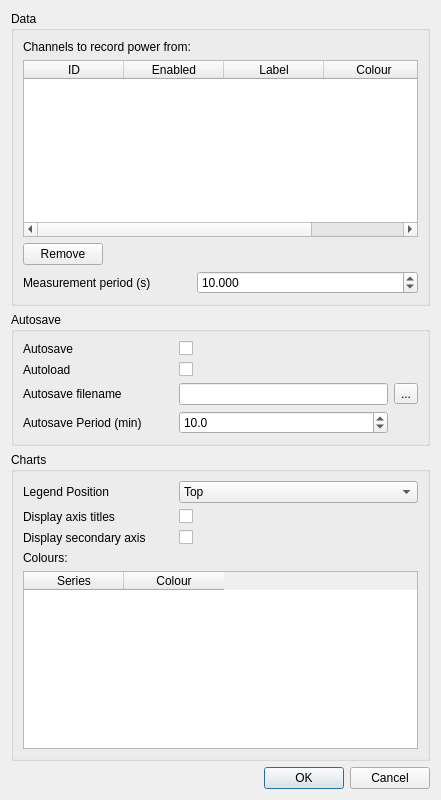
<?xml version="1.0" encoding="UTF-8"?>
<ui version="4.0">
 <class>SIDSettingsDialog</class>
 <widget class="QDialog" name="SIDSettingsDialog">
  <property name="geometry">
   <rect>
    <x>0</x>
    <y>0</y>
    <width>441</width>
    <height>800</height>
   </rect>
  </property>
  <property name="font">
   <font>
    <family>Liberation Sans</family>
    <pointsize>9</pointsize>
   </font>
  </property>
  <property name="windowTitle">
   <string>SID Settings</string>
  </property>
  <layout class="QVBoxLayout" name="verticalLayout">
   <item>
    <widget class="QGroupBox" name="groupBox">
     <property name="title">
      <string>Data</string>
     </property>
     <layout class="QFormLayout" name="formLayout_2">
      <item row="0" column="0">
       <widget class="QLabel" name="channelsLabel">
        <property name="text">
         <string>Channels to record power from:</string>
        </property>
       </widget>
      </item>
      <item row="1" column="0" colspan="2">
       <widget class="QTableWidget" name="channels">
        <property name="selectionMode">
         <enum>QAbstractItemView::MultiSelection</enum>
        </property>
        <property name="selectionBehavior">
         <enum>QAbstractItemView::SelectRows</enum>
        </property>
        <attribute name="verticalHeaderStretchLastSection">
         <bool>true</bool>
        </attribute>
        <column>
         <property name="text">
          <string>ID</string>
         </property>
        </column>
        <column>
         <property name="text">
          <string>Enabled</string>
         </property>
        </column>
        <column>
         <property name="text">
          <string>Label</string>
         </property>
        </column>
        <column>
         <property name="text">
          <string>Colour</string>
         </property>
        </column>
       </widget>
      </item>
      <item row="3" column="0">
       <widget class="QLabel" name="periodLabel">
        <property name="minimumSize">
         <size>
          <width>150</width>
          <height>0</height>
         </size>
        </property>
        <property name="text">
         <string>Measurement period (s)</string>
        </property>
       </widget>
      </item>
      <item row="3" column="1">
       <widget class="QDoubleSpinBox" name="period">
        <property name="toolTip">
         <string>Specifies the time period in seconds between each power measurement</string>
        </property>
        <property name="decimals">
         <number>3</number>
        </property>
        <property name="minimum">
         <double>0.001000000000000</double>
        </property>
        <property name="maximum">
         <double>100000.000000000000000</double>
        </property>
        <property name="value">
         <double>10.000000000000000</double>
        </property>
       </widget>
      </item>
      <item row="2" column="0">
       <widget class="QPushButton" name="remove">
        <property name="statusTip">
         <string>Remove selected channels and data</string>
        </property>
        <property name="text">
         <string>Remove</string>
        </property>
       </widget>
      </item>
     </layout>
    </widget>
   </item>
   <item>
    <widget class="QGroupBox" name="autosaveGroup">
     <property name="title">
      <string>Autosave</string>
     </property>
     <layout class="QGridLayout" name="gridLayout_2">
      <item row="4" column="0">
       <widget class="QLabel" name="autosavePeriodLabel">
        <property name="text">
         <string>Autosave Period (min)</string>
        </property>
       </widget>
      </item>
      <item row="0" column="1">
       <widget class="QCheckBox" name="autosave">
        <property name="text">
         <string/>
        </property>
       </widget>
      </item>
      <item row="1" column="0">
       <widget class="QLabel" name="autoloadLabel">
        <property name="text">
         <string>Autoload</string>
        </property>
       </widget>
      </item>
      <item row="2" column="0">
       <widget class="QLabel" name="filenameLabel">
        <property name="text">
         <string>Autosave filename</string>
        </property>
       </widget>
      </item>
      <item row="2" column="1">
       <widget class="QLineEdit" name="filename"/>
      </item>
      <item row="0" column="0">
       <widget class="QLabel" name="autosaveLabel">
        <property name="minimumSize">
         <size>
          <width>150</width>
          <height>0</height>
         </size>
        </property>
        <property name="text">
         <string>Autosave</string>
        </property>
       </widget>
      </item>
      <item row="4" column="1">
       <widget class="QDoubleSpinBox" name="autosavePeriod">
        <property name="decimals">
         <number>1</number>
        </property>
        <property name="minimum">
         <double>0.100000000000000</double>
        </property>
        <property name="maximum">
         <double>1000.000000000000000</double>
        </property>
        <property name="value">
         <double>10.000000000000000</double>
        </property>
       </widget>
      </item>
      <item row="1" column="1">
       <widget class="QCheckBox" name="autoload">
        <property name="toolTip">
         <string>Automatically load last autosave data</string>
        </property>
        <property name="text">
         <string/>
        </property>
       </widget>
      </item>
      <item row="2" column="2">
       <widget class="QToolButton" name="browse">
        <property name="text">
         <string>...</string>
        </property>
       </widget>
      </item>
     </layout>
    </widget>
   </item>
   <item>
    <widget class="QGroupBox" name="chartsGroup">
     <property name="title">
      <string>Charts</string>
     </property>
     <layout class="QFormLayout" name="formLayout">
      <item row="0" column="0">
       <widget class="QLabel" name="legendAlignmentLabel">
        <property name="minimumSize">
         <size>
          <width>150</width>
          <height>0</height>
         </size>
        </property>
        <property name="text">
         <string>Legend Position</string>
        </property>
       </widget>
      </item>
      <item row="0" column="1">
       <widget class="QComboBox" name="legendAlignment">
        <property name="toolTip">
         <string>Position of legend</string>
        </property>
        <item>
         <property name="text">
          <string>Top</string>
         </property>
        </item>
        <item>
         <property name="text">
          <string>Right</string>
         </property>
        </item>
        <item>
         <property name="text">
          <string>Bottom</string>
         </property>
        </item>
        <item>
         <property name="text">
          <string>Left</string>
         </property>
        </item>
       </widget>
      </item>
      <item row="1" column="0">
       <widget class="QLabel" name="displayAxisTitlesLabel">
        <property name="text">
         <string>Display axis titles</string>
        </property>
       </widget>
      </item>
      <item row="1" column="1">
       <widget class="QCheckBox" name="displayAxisTitles">
        <property name="text">
         <string/>
        </property>
       </widget>
      </item>
      <item row="2" column="0">
       <widget class="QLabel" name="displaySecondaryAxisLabel">
        <property name="text">
         <string>Display secondary axis</string>
        </property>
       </widget>
      </item>
      <item row="2" column="1">
       <widget class="QCheckBox" name="displaySecondaryAxis">
        <property name="toolTip">
         <string>Whether to display secondary axis scale (E.g. for GRB / Proton flux on right of chart)</string>
        </property>
        <property name="text">
         <string/>
        </property>
       </widget>
      </item>
      <item row="4" column="0" colspan="2">
       <widget class="QTableWidget" name="colors">
        <column>
         <property name="text">
          <string>Series</string>
         </property>
        </column>
        <column>
         <property name="text">
          <string>Colour</string>
         </property>
        </column>
       </widget>
      </item>
      <item row="3" column="0">
       <widget class="QLabel" name="label">
        <property name="text">
         <string>Colours:</string>
        </property>
       </widget>
      </item>
     </layout>
    </widget>
   </item>
   <item>
    <widget class="QDialogButtonBox" name="buttonBox">
     <property name="orientation">
      <enum>Qt::Horizontal</enum>
     </property>
     <property name="standardButtons">
      <set>QDialogButtonBox::Cancel|QDialogButtonBox::Ok</set>
     </property>
    </widget>
   </item>
  </layout>
 </widget>
 <resources/>
 <connections>
  <connection>
   <sender>buttonBox</sender>
   <signal>accepted()</signal>
   <receiver>SIDSettingsDialog</receiver>
   <slot>accept()</slot>
   <hints>
    <hint type="sourcelabel">
     <x>257</x>
     <y>31</y>
    </hint>
    <hint type="destinationlabel">
     <x>157</x>
     <y>274</y>
    </hint>
   </hints>
  </connection>
  <connection>
   <sender>buttonBox</sender>
   <signal>rejected()</signal>
   <receiver>SIDSettingsDialog</receiver>
   <slot>reject()</slot>
   <hints>
    <hint type="sourcelabel">
     <x>325</x>
     <y>31</y>
    </hint>
    <hint type="destinationlabel">
     <x>286</x>
     <y>274</y>
    </hint>
   </hints>
  </connection>
 </connections>
</ui>
